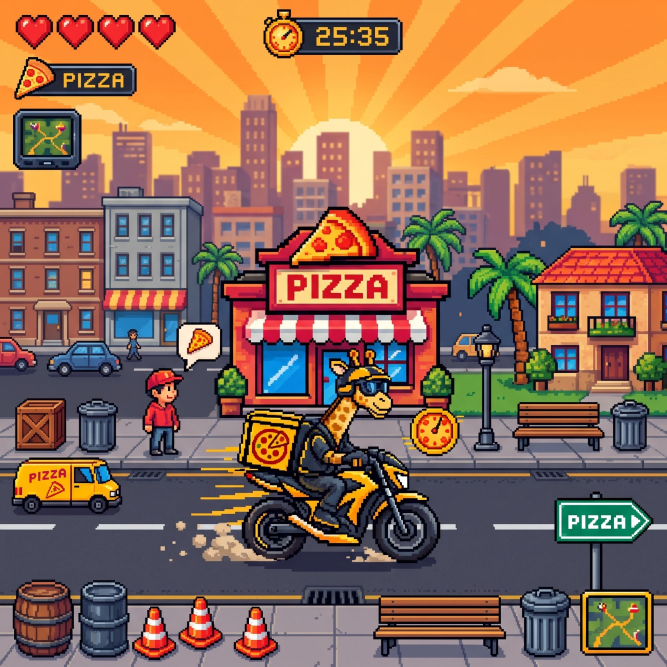
#> input picture docs/concept/mockup_escena.jpg, 2000 x 2000 px (shown at 1/3 size)
$ python -i extract_sprites.py   (imports and definitions only)
#> lines starting #> are read from the running program, lines starting #| are printed output that depends on the picture; after the words box and inside, x2 and y2 are one past the last pixel; in counts of white or black regions, pixels touching at a corner belong together
#> further down, picture is the input picture: shape (2000, 2000, 3); mean B, G, R 85.7, 108.6, 144.3
#!/usr/bin/env python3
"""Extrae sprites pixel-art de las hojas de concepto (docs/concept) y los
reescala a la resolucion nativa del juego (270 px de alto logico).

Uso:  python3 tools/extract_sprites.py
Salida: game/assets/img/*.png
"""
import colorsys
import os
import sys

import numpy as np
from PIL import Image
from scipy import ndimage as ndi

ROOT = os.path.dirname(os.path.dirname(os.path.abspath(__file__)))
SRC = os.path.join(ROOT, 'docs', 'concept')
OUT = os.path.join(ROOT, 'game', 'assets', 'img')

SHEETS = {
    'A': 'hoja_sprites_a.webp',
    'B': 'hoja_sprites_b.webp',
    'L': 'logo_gom.webp',
    'M': 'mockup_escena.jpg',
}

OUTLINE = (18, 12, 30, 255)

# nombre: (hoja, (x, y, w, h), alto_objetivo | None, opciones)
# alto_objetivo = alto final en px logicos (None = factor en opciones['f'])
CROPS = {
    # --- GOM ---
    'gom_bike':      ('A', (44, 284, 212, 196), 58, {}),
    'gom_bike_b':    ('B', (326, 40, 198, 223), 58, {}),
    'gom_walk':      ('B', (1334, 34, 148, 227), 54, {}),
    'gom_front':     ('B', (573, 32, 110, 231), 56, {}),
    'bike_empty':    ('A', (298, 318, 212, 163), 44, {}),
    # expresiones (retrato HUD)
    'face_0':        ('A', (18, 514, 84, 112), 26, {}),
    'face_1':        ('A', (105, 514, 84, 110), 26, {}),
    'face_2':        ('A', (192, 514, 84, 112), 26, {}),
    'face_3':        ('A', (282, 514, 80, 112), 26, {}),
    'face_4':        ('A', (365, 514, 83, 112), 26, {}),
    'face_5':        ('A', (458, 514, 82, 112), 26, {}),
    # --- pizzas / iconos ---
    'pizza_box':     ('B', (29, 344, 198, 128), 12, {'outline': True}),
    'pizza_box_big': ('B', (29, 344, 198, 128), 26, {'outline': True}),
    'pizza_open':    ('B', (256, 298, 195, 194), 34, {'outline': True}),
    'slice':         ('B', (477, 353, 124, 119), 13, {'outline': True}),
    'pizza_whole':   ('A', (188, 676, 83, 87), 16, {'outline': True}),
    'box_logo':      ('A', (561, 319, 100, 95), 16, {'outline': True}),
    'coin':          ('B', (760, 805, 98, 107), 11, {'outline': True}),
    'heart':         ('B', (892, 834, 62, 63), 11, {'outline': True}),
    'stopwatch':     ('B', (1055, 818, 137, 106), 15, {'outline': True}),
    'soda':          ('A', (275, 671, 55, 91), 16, {'outline': True}),
    'pin':           ('A', (334, 682, 55, 73), 14, {'outline': True}),
    'phone':         ('A', (399, 677, 58, 82), 14, {'outline': True}),
    'gps':           ('A', (468, 683, 81, 76), 18, {'outline': True}),
    'flag':          ('B', (595, 784, 121, 151), 40, {'outline': True}),
    'sign_pizza':    ('B', (180, 792, 199, 143), 32, {'outline': True}),
    # --- personajes ---
    'customer':      ('B', (404, 802, 80, 131), 34, {'outline': True}),
    'bubble':        ('B', (484, 770, 71, 77), 17, {'outline': True}),
    # --- vehiculos / obstaculos ---
    'van':           ('B', (864, 334, 376, 174), 46, {'outline': True}),
    'cone':          ('A', (1175, 819, 57, 68), 17, {'outline': True}),
    'crate':         ('B', (1194, 817, 105, 107), 19, {'outline': True}),
    'barrel':        ('A', (1291, 820, 49, 67), 23, {'outline': True}),
    'ramp':          ('B', (1298, 817, 93, 106), 24, {'outline': True}),
    'trash':         ('A', (1453, 820, 48, 65), 21, {'outline': True}),
    'bench':         ('A', (1348, 823, 99, 64), 22, {'outline': True}),
    'planter':       ('A', (1177, 884, 93, 87), 22, {'outline': True}),
    'hydrant':       ('A', (1275, 900, 46, 71), 17, {'outline': True}),
    'billboard':     ('A', (1330, 887, 93, 84), 30, {'outline': True}),
    # --- decorado grande ---
    'palm':          ('B', (1132, 535, 144, 203), 92, {'outline': True, 'solid': False}),
    'lamp':          ('B', (1362, 542, 64, 196), 64, {'outline': True}),
    'house':         ('B', (864, 538, 227, 195), 84, {}),
    'pizzeria':      ('B', (1273, 295, 235, 212), 92, {}),
    'pizzeria_b':    ('A', (577, 822, 164, 143), 70, {}),
    'wall_pillar':   ('A', (739, 836, 52, 124), 44, {}),
    'fence':         ('A', (787, 874, 76, 89), 26, {'outline': True, 'solid': False}),
    # --- logo ---
    'logo':          ('L', (0, 0, 1254, 1254), 150, {'trim': True}),
}


def load(sheet):
    return np.array(Image.open(os.path.join(SRC, SHEETS[sheet])).convert('RGBA'))


def remove_bg(arr, thr=26, solid=True):
    """Quita el fondo negro de la hoja de concepto.

    solid=True  (por defecto): el sprite es un objeto macizo. Se toma como figura
                todo lo que no es negro puro, se cierran las rendijas y se rellenan
                los huecos interiores; asi los negros del dibujo (chaquetas,
                neumaticos, contornos, el circulo del logo) no se vuelven
                transparentes aunque toquen el fondo.
    solid=False: para sprites con huecos reales (palmera, verja): relleno desde el
                borde, pero erosionando antes para que no se cuele por contornos finos.
    """
#> called with thr = 26, solid = True
    rgb = arr[:, :, :3].astype(int)
    mx = rgb.max(axis=2)
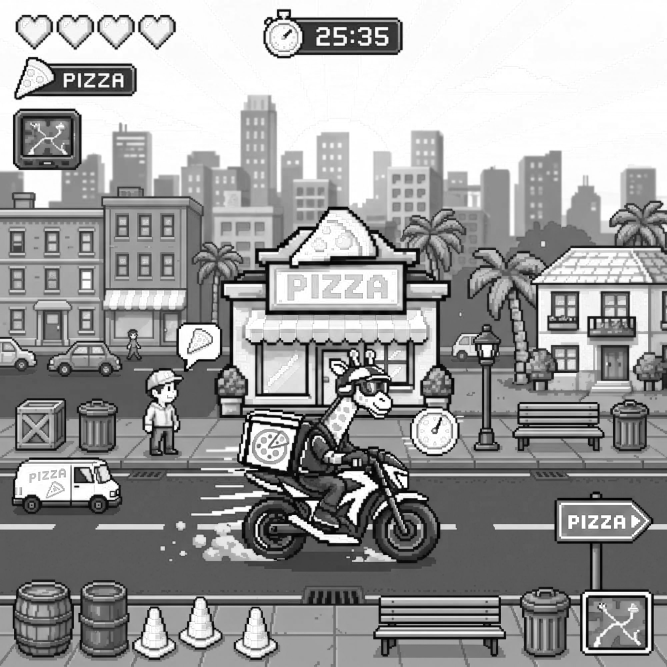
#> mx: shape (2000, 2000) int64 (shown at 1/3 size); min 0, max 255, mean 156.7
    if solid:
        fg = mx > 12
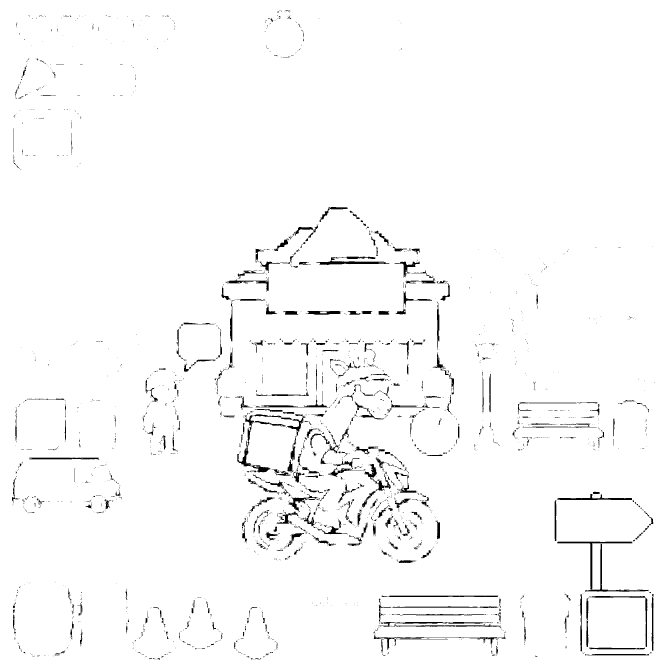
#> fg: shape (2000, 2000) bool (shown at 1/3 size); 97.8% white; 2682 black regions (2239 under 20 px), largest, box (x1, y1, x2, y2) and area: (1672, 1625, 1946, 1775) 3399, (949, 770, 1168, 795) 2088, (1672, 1482, 1896, 1500) 1344
        fg = ndi.binary_closing(fg, structure=np.ones((3, 3), bool), iterations=2, border_value=0)
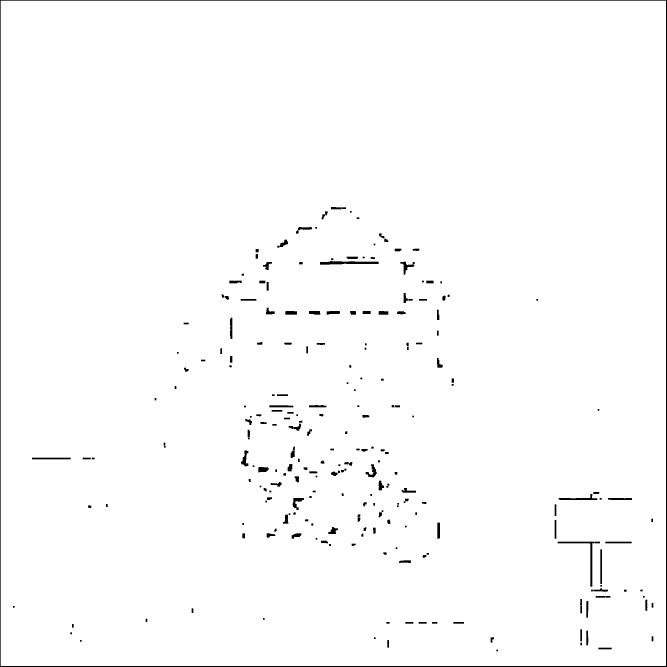
#> fg: shape (2000, 2000) bool (shown at 1/3 size); 98.8% white; 244 black regions, largest, box (x1, y1, x2, y2) and area: (0, 0, 2000, 2000) 15984, (960, 783, 1136, 794) 1353, (1673, 1625, 1783, 1760) 1331
        fg = ndi.binary_fill_holes(fg)
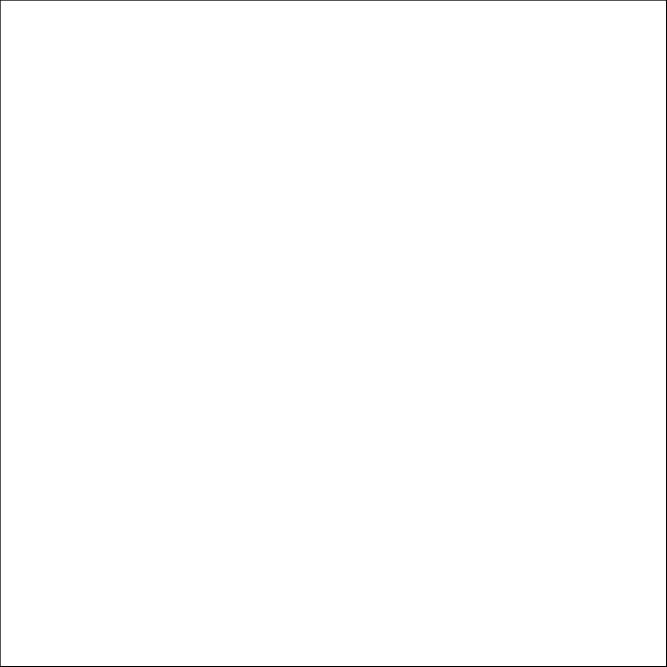
#> fg: shape (2000, 2000) bool (shown at 1/3 size); 99.6% white; 1 black region, box (x1, y1, x2, y2) and area: (0, 0, 2000, 2000) 15984
        # recupera el contorno casi negro pegado a la silueta
        ring = ndi.binary_dilation(fg, iterations=2) & ~fg & (mx > 3)
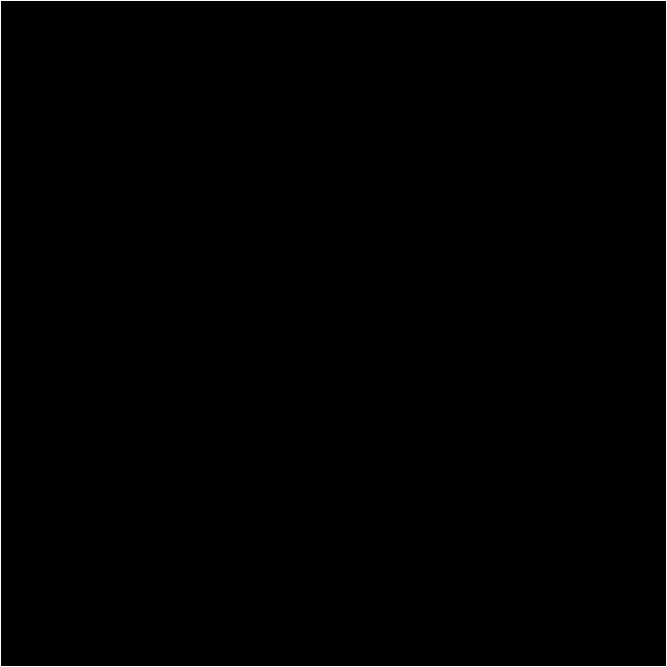
#> ring: shape (2000, 2000) bool (shown at 1/3 size); 0.4% white; 1 white region, box (x1, y1, x2, y2) and area: (0, 0, 2000, 2000) 15972
        fg = ndi.binary_fill_holes(fg | ring)
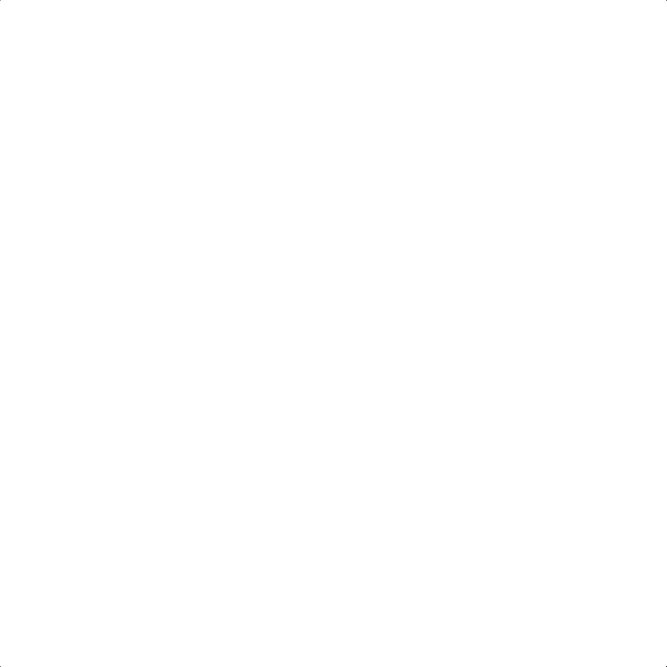
#> fg: shape (2000, 2000) bool (shown at 1/3 size); 100% white; black in thin lines or dots
    else:
        cand = mx < thr
        core = ndi.binary_erosion(cand, iterations=2, border_value=1)
        lab, _ = ndi.label(core)
        border = set(np.unique(np.concatenate([lab[0], lab[-1], lab[:, 0], lab[:, -1]])))
        border.discard(0)
        bg = ndi.binary_dilation(np.isin(lab, list(border)), iterations=3) & cand
        fg = ~bg
    out = arr.copy()
#> (the run stopped early here; a loop or call above may not have finished)
